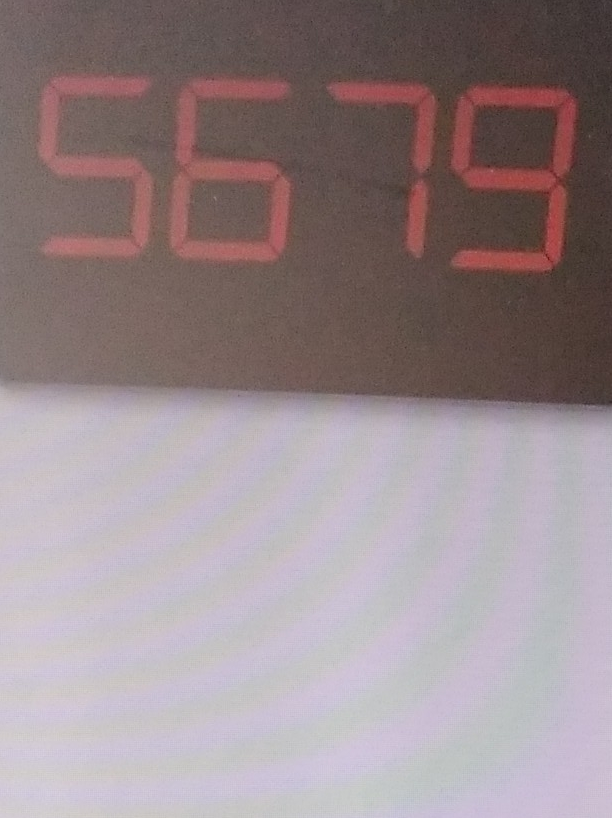
#> input picture miscellaneous_research_attempts/fourier_transformations/22430_20220322115422.jpg, 612 x 818 px
$ jupyter execute gaussian_low_pass.ipynb
#> lines starting #> are read from the running program, lines starting #| are printed output that depends on the picture; after the words box and inside, x2 and y2 are one past the last pixel; in counts of white or black regions, pixels touching at a corner belong together
#> further down, img is the input picture: shape (818, 612, 3); mean B, G, R 141.3, 138, 153
[cell 1]
import cv2
import numpy as np
import matplotlib.pyplot as plt
from math import sqrt,exp

[cell 2]
test_file = "22430_20220322115422.jpg"

[cell 3]
# Function to show an image using pyplot
def show_img(img, size=12):
  fig = plt.gcf()
  fig.set_size_inches(size, size)
  plt.axis("off")
  plt.imshow(cv2.cvtColor(img, cv2.COLOR_BGR2RGB))
  plt.show()

[cell 4]
def mask_red(img):

    # img=cv2.imread('./sipaimages/2/22319_20220321100409.jpg')
    img_hsv=cv2.cvtColor(img, cv2.COLOR_BGR2HSV)
#> img_hsv: shape (818, 612, 3); mean H, S, V 76.8, 38.3, 155.1

    # lower mask (0-10)
    lower_red = np.array([0,50,50])
    upper_red = np.array([40,255,255])
    mask0 = cv2.inRange(img_hsv, lower_red, upper_red)
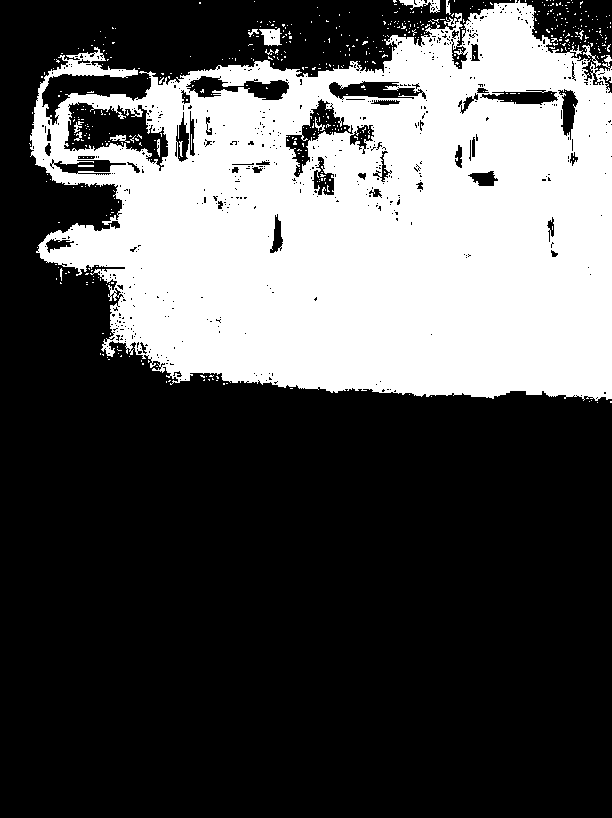
#> mask0: shape (818, 612); 32.6% white; 527 white regions (511 under 20 px), largest, box (x1, y1, x2, y2) and area: (30, 0, 612, 401) 160674, (259, 28, 282, 46) 276, (399, 0, 440, 13) 246

    # upper mask (170-180)
    lower_red = np.array([170,50,50])
    upper_red = np.array([180,255,255])
    mask1 = cv2.inRange(img_hsv, lower_red, upper_red)
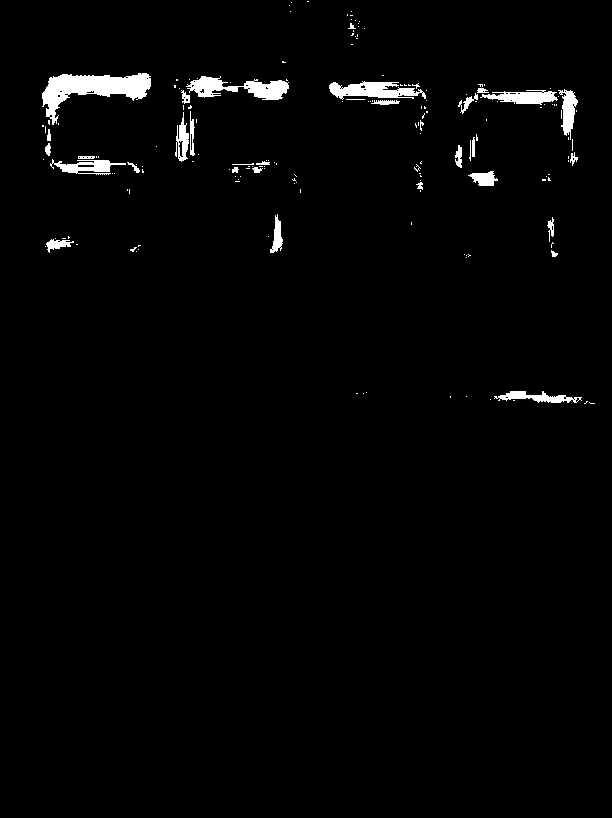
#> mask1: shape (818, 612); 1.9% white; 174 white regions (141 under 20 px), largest, box (x1, y1, x2, y2) and area: (42, 73, 151, 125) 2383, (186, 76, 289, 100) 1240, (329, 81, 426, 100) 1056

    # join my masks
    mask = mask0+mask1
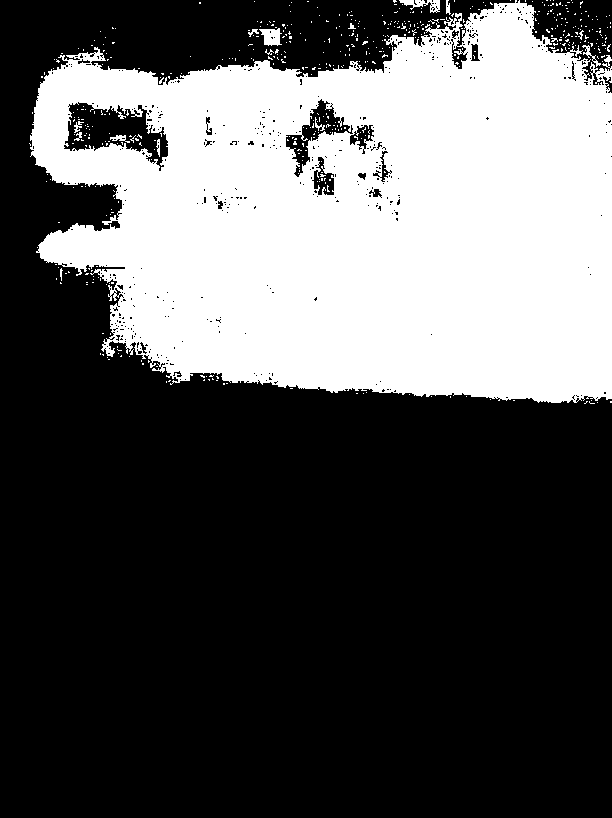
#> mask: shape (818, 612); 34.5% white; 520 white regions (505 under 20 px), largest, box (x1, y1, x2, y2) and area: (30, 0, 612, 403) 170463, (259, 28, 282, 46) 276, (399, 0, 440, 13) 246

    # set my output img to zero everywhere except my mask
    output_img = img.copy()
    output_img[np.where(mask==0)] = 0
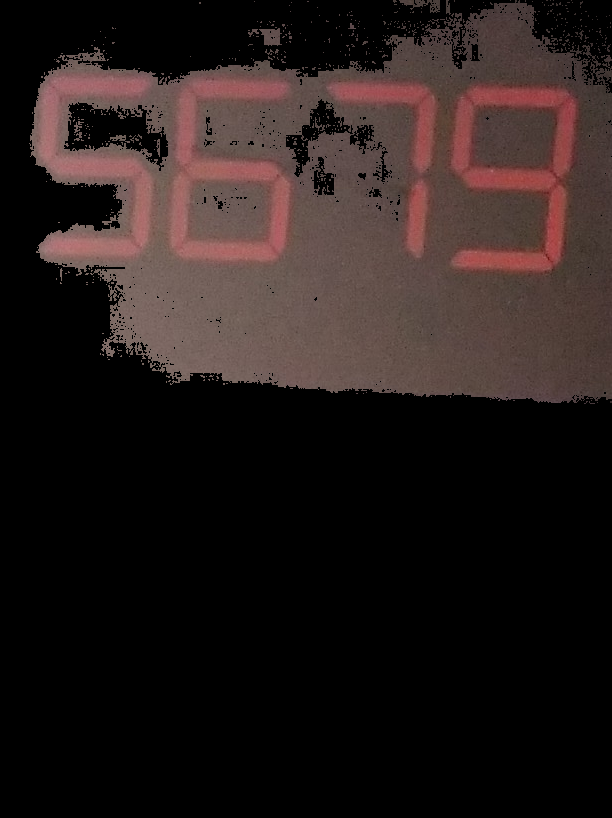
#> output_img: shape (818, 612, 3); mean B, G, R 26.1, 27.6, 37.1

    # or your HSV image, which I *believe* is what you want
    output_hsv = img_hsv.copy()
    output_hsv[np.where(mask==0)] = 0
#> output_hsv: shape (818, 612, 3); mean H, S, V 5.3, 25.5, 37.1

    return output_img

[cell 5]
def distance(point1,point2):
    return sqrt((point1[0]-point2[0])**2 + (point1[1]-point2[1])**2)


def gaussianLP(D0,imgShape):
    base = np.zeros(imgShape[:2])
    rows, cols = imgShape[:2]
    center = (rows/2,cols/2)
    for x in range(cols):
        for y in range(rows):
            base[y,x] = exp(((-distance((y,x),center)**2)/(2*(D0**2))))
    return base

[cell 6]
img = cv2.imread(test_file)

img2 = mask_red(img)
nimGray = cv2.cvtColor(img2, cv2.COLOR_BGR2GRAY)
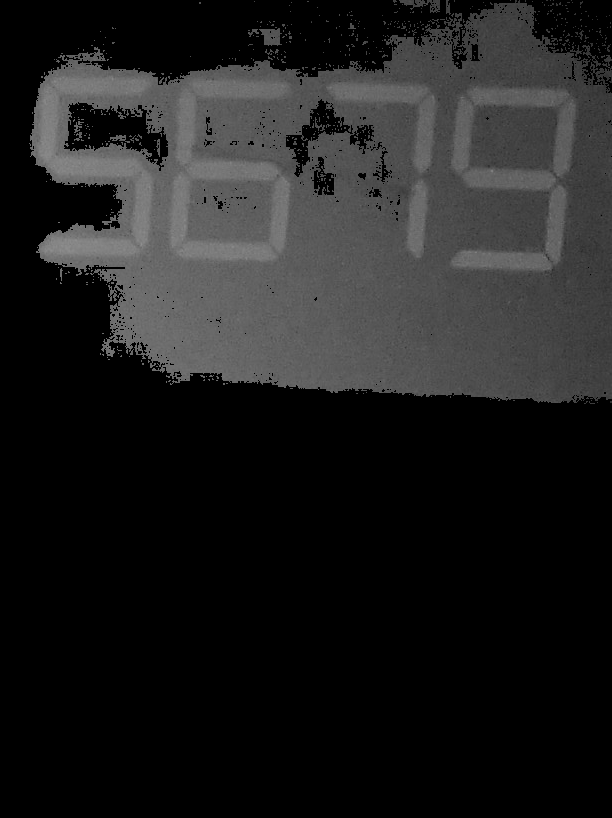
#> nimGray: shape (818, 612); min 0, max 144, mean 30.2
original = np.fft.fft2(nimGray)
center = np.fft.fftshift(original)


LowPassCenter = center * gaussianLP(50,img.shape)
LowPass = np.fft.ifftshift(LowPassCenter)
inverse_LowPass = np.fft.ifft2(LowPass)
plt.subplot(132), plt.imshow(np.abs(inverse_LowPass), "gray"), plt.title("Gaussian Low Pass")
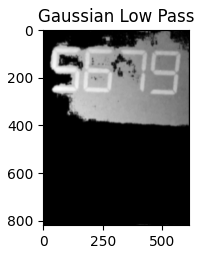
#> figure drawn by matplotlib, 1 panel

[cell 7]
# show_img(np.abs(inverse_LowPass))

plt.imshow(np.abs(inverse_LowPass));
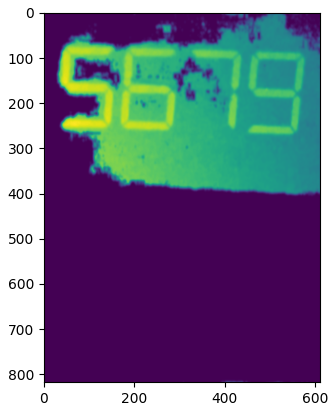
#> figure drawn by matplotlib, 1 panel

[cell 8]
img = cv2.imread(test_file)
img2 = mask_red(img)

nimGray = cv2.cvtColor(img2, cv2.COLOR_BGR2GRAY)
adaptive_gaussian = cv2.adaptiveThreshold(nimGray, 255, cv2.ADAPTIVE_THRESH_GAUSSIAN_C, cv2.THRESH_BINARY, 11, 9)
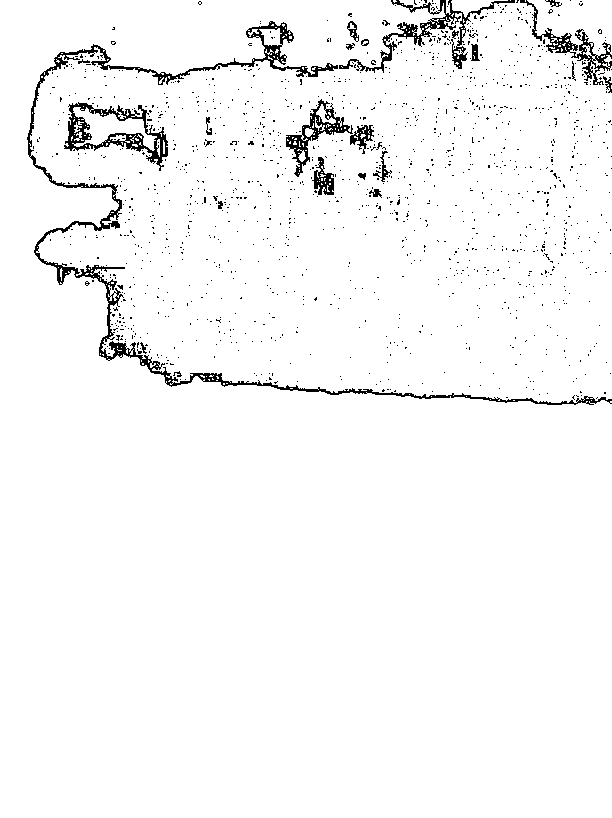
#> adaptive_gaussian: shape (818, 612); 96.8% white; black in thin lines or dots, all inside (x1, y1, x2, y2) = (27, 0, 612, 405)


# show_img(nimGray)
show_img(adaptive_gaussian)
